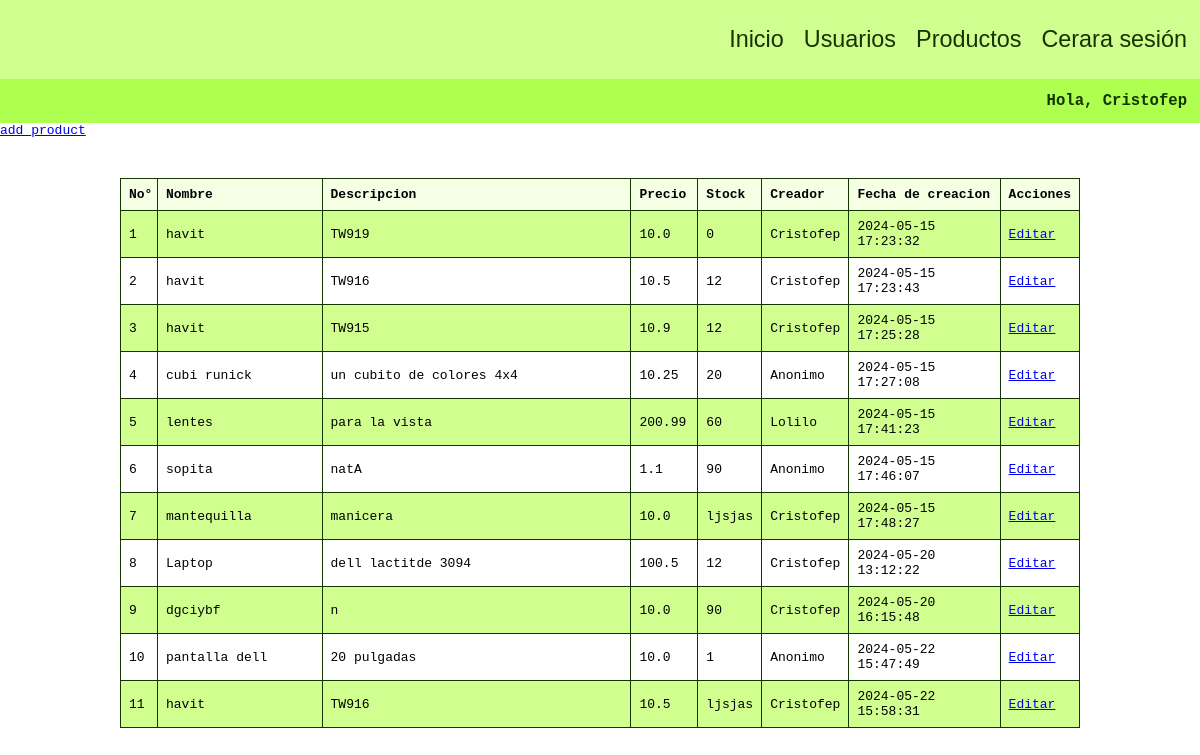
The app's page /product (signed in) with its own data.
### tables this page shows
CREATE TABLE "productos" (
	"id"	INTEGER,
	"nombre"	TEXT NOT NULL,
	"descripcion"	TEXT NOT NULL,
	"precio"	REAL NOT NULL,
	"stock"	INTEGER NOT NULL,
	"fecha_creacion"	TIMESTAMP DEFAULT CURRENT_TIMESTAMP,
	"creador"	TEXT NOT NULL,
	PRIMARY KEY("id" AUTOINCREMENT)
);

### app.py (the view)
@app.route('/product')
def product():
    conn = connect_db()
    cursor = conn.cursor()
    cursor.execute('SELECT * FROM productos')
    producto = cursor.fetchall()
    conn.close()
    return render_template('producto/productos.html', producto=producto)

### app.py (called while the page is built)
def connect_db():
    conn = sqlite3.connect('database/enlistar.db')
    return conn

### templates/producto/productos.html (shortened to what this page needs)
{% extends "base.html" %}
{%block link%}
<link rel="stylesheet" href="{{ url_for('static', filename="css/productos/productos.css") }}">
{%endblock link%}
{%block header%}
<header>
    <nav class="menu">
        <ul class="menu__list">
            <li><a href="/">Inicio</a></li>
            <li><a href="/userlist">Usuarios</a></li>
            <li><a href="/product">Productos</a></li>
            {%if 'username' in session%}
            <li><a href="/logout">Cerara sesión</a></li>
            {%else%}
            <li><a href="/logout">Inciar sesión</a></li>
            {%endif%}
        </ul>
    </nav>
</header>
{%endblock header%}
{%block main%}
<div class="user__login">
    {% if 'username' in session %}
    <div>
        <span>Hola, {{ session['username'] }}</span>
    </div>
    {% else %}
    <div class="user">
        <a href="/login">Ingresar</a>
        <a href="/register">Registrarse</a>
    </div>
    {% endif %}
</div>
<div class="add_product">
    <a href="/add_product">add_product</a>
</div>
<div class="container">
    <table>
        <thead>
            <tr>
                <th class="id">No°</th>
                <th class="name">Nombre</th>
                <th class="desc">Descripcion</th>
                <th class="precio">Precio</th>
                <th class="stock">Stock</th>
                <th class="creador">Creador</th>
                <th class="time">Fecha de creacion</th>
                <th>Acciones</th>
            </tr>
        </thead>
        <tbody>
            {% for producto in producto %}
            <tr>
                <td>{{producto[0]}}</td>
                <td>{{producto[1]}}</td>
                <td>{{producto[2]}}</td>
                <td>{{producto[3]}}</td>
                <td>{{producto[4]}}</td>
                <td>{{producto[6]}}</td>
                <td>{{producto[5]}}</td>
                <td><a href="/edit_product/{{ producto[0] }}">Editar</a></td>
            </tr>
            {% endfor %}
        </tbody>
    </table>
</div>
{%endblock main%}

### static/css/productos/productos.css (style rules this page uses)
:root { --text: #143400; --background: #f5ffe4; --primary: #80ff00; --secondary: #aeff50; --accent: #d0ff90; }
* { font-family: monospace; }
body { margin: 0; }
header { background-color: var(--accent); padding: 1rem; }
.menu { display: flex; justify-content: end; align-items: center; }
.menu__list { list-style: none; display: flex; justify-content: space-evenly; align-items: center; gap: 20px; }
.menu__list li a { text-decoration: none; font-size: 1.8rem; font-family: sans-serif; color: var(--text); }
.user__login { background-color: var(--secondary); display: flex; justify-content: end; align-items: center; padding: 13px; }
.user__login span { color: var(--text); font-size: 1.2rem; font-weight: bold; }
.container { width: 80vw; margin: 40px auto; }
table { border-collapse: collapse; }
.id { width: 10px; max-width: 20px; }
.name { width: 150px; }
.desc { width: 300px; }
.precio { width: 50px; }
.stock { width: 30px; }
.creador { width: 30px; }
.time { width: 137px; }
th { background-color: var(--background); border: 1px solid var(--text); padding: 8px; text-align: left; }
td { border: 1px solid var(--text); padding: 8px; text-align: left; }
tbody tr:nth-child(odd) { background-color: var(--accent); }

### records on screen
productos: id "1", nombre "havit", descripcion "TW919", precio "10.0", stock "0", creador "Cristofep", fecha_creacion "2024-05-15 17:23:32"
productos: id "2", nombre "havit", descripcion "TW916", precio "10.5", stock "12", creador "Cristofep", fecha_creacion "2024-05-15 17:23:43"
productos: id "3", nombre "havit", descripcion "TW915", precio "10.9", stock "12", creador "Cristofep", fecha_creacion "2024-05-15 17:25:28"
productos: id "4", nombre "cubi runick", descripcion "un cubito de colores 4x4", precio "10.25", stock "20", creador "Anonimo", fecha_creacion "2024-05-15 17:27:08"
productos: id "5", nombre "lentes", descripcion "para la vista", precio "200.99", stock "60", creador "Lolilo", fecha_creacion "2024-05-15 17:41:23"
productos: id "6", nombre "sopita", descripcion "natA", precio "1.1", stock "90", creador "Anonimo", fecha_creacion "2024-05-15 17:46:07"
productos: id "7", nombre "mantequilla", descripcion "manicera", precio "10.0", stock "ljsjas", creador "Cristofep", fecha_creacion "2024-05-15 17:48:27"
productos: id "8", nombre "Laptop", descripcion "dell lactitde 3094", precio "100.5", stock "12", creador "Cristofep", fecha_creacion "2024-05-20 13:12:22"
productos: id "9", nombre "dgciybf", descripcion "n", precio "10.0", stock "90", creador "Cristofep", fecha_creacion "2024-05-20 16:15:48"
productos: id "10", nombre "pantalla dell", descripcion "20 pulgadas", precio "10.0", stock "1", creador "Anonimo", fecha_creacion "2024-05-22 15:47:49"
productos: id "11", nombre "havit", descripcion "TW916", precio "10.5", stock "ljsjas", creador "Cristofep", fecha_creacion "2024-05-22 15:58:31"

### other values on screen
{{ session['username'] }} "Cristofep"
